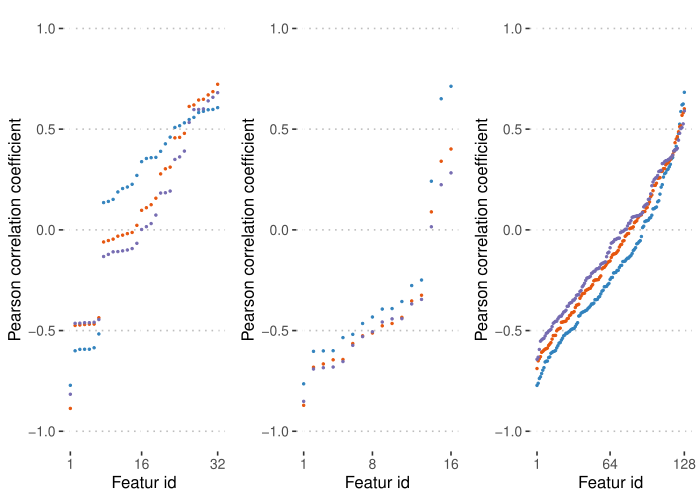

Reproduce this figure in R.
# load basic packages
source('R script/basicpackage.R')

library("circlize", lib.loc="C:/R-4.0.0/library")
library("gtools", lib.loc="C:/R-4.0.0/library")

mise()




##=============Load data
result_conv1 <- read_csv("Data set/set1/result_conv1.csv", # low-level feature conv1
                         col_names = FALSE)

result_conv2 <- read_csv("Data set/set1/result_conv2.csv", # low-level featuer conv2
                         col_names = FALSE)


result_embedding <- read_csv("Data set/set1/result_embedding.csv", # high-level feature embedding
                             col_names = FALSE)

X_hand <- read_csv("Data set/set1/X_hand.csv") # physical features 
X_hand$pos_slope <- X_hand$pos_slope %>% replace_na(0)

result_Conv1_embedding1 <- read_csv("R script/result_Conv1_embedding1.csv", 
                                    col_names = FALSE)


# index <- sample(1:5000, 5000, replace=FALSE) # permutation test
# result_conv1_per <- result_conv1[index,]


mat1 <- cor(result_conv1, X_hand) # correlation coefficient
mat2 <- cor(result_conv2, X_hand) # correlation coefficient
mat3 <- cor(result_embedding, X_hand) # correlation coefficient

mat4 <- cor(result_Conv1_embedding1, X_hand) 


#p2 <- pheatmap(coeff_conv1, color = colorRampPalette(rev(brewer.pal(n = 7, name =
#                                                                       "PuOr")))(100),
#               cutree_rows = 2)





##======Plot conv1 features
mat <- mat4
col_mat = rand_color(length(mat), transparency = 0.5)
col_mat[mat < 0.39 & mat>-0.39] = "#00000000"
col_mat[mat > 0.39
        
        
        ] = "#fee6ce"
col_mat[mat > 0.59] = "#fdae6b"
col_mat[mat > 0.79] = "#e6550d"
#col_mat[mat > 0.8] = "#e6550d"
#col_mat[mat > 0.9] = "#a63603"

col_mat[mat < -0.39] = "#deebf7"
col_mat[mat < -0.59] = "#9ecae1"
col_mat[mat < -0.79] = "#3182bd"
#col_mat[mat < -0.8] = "#3182bd"
#col_mat[mat < -0.9] = "#08519c"

dim(col_mat) = dim(mat)  # to make sure it is a matrix

chordDiagram(mat, col = col_mat)
circos.clear()




# scatter plots
index <- which(mat1 == max(mat1), arr.ind = TRUE)
pair_corr <- data.frame(result_conv1[,index[1]], X_hand[,index[2]] )

range01 <- function(x){(x-min(x))/(max(x)-min(x))}
pair_corr[,1] <- range01(pair_corr[,1])
pair_corr[,2] <- range01(pair_corr[,2])


p1 <- ggplot(pair_corr, aes(x = spectralSlope, y=X32)) + theme_pubclean() +
  
  
  geom_point(fill = "#3182bd",
             colour = "#3182bd",
             alpha = 0.1,
             size=0.3) +
  
  stat_density_2d(geom = "polygon", 
                  aes(fill = "HD",alpha = ..level..),
                  bins = 20,linetype = 2) +
  
  scale_fill_manual(values = c("#e6550d")) +
  
  # geom_smooth(method=lm, se=FALSE, fullrange=TRUE,color ="grey") + # linear regression
  # geom_quantile(quantiles = 0.5,color = "red") + # quantitle regression
  

  
  labs(x= "Spectral slope",
       y = "Deep acoustic feature")


p1
  
  


index <- which(mat2 == max(mat2), arr.ind = TRUE)
pair_corr <- data.frame(result_conv2[,index[1]], X_hand[,index[2]] )

range01 <- function(x){(x-min(x))/(max(x)-min(x))}
pair_corr[,1] <- range01(pair_corr[,1])
pair_corr[,2] <- range01(pair_corr[,2])


p2 <- ggplot(pair_corr, aes(x = spectralSlope, y=X15)) + theme_pubclean() +
  
  stat_density_2d(geom = "polygon", 
                  aes(fill = "HD",alpha = ..level..),
                  bins = 20,linetype = 2) +
  
  scale_fill_manual(values = c("#e6550d")) +
  
  # geom_smooth(method=lm, se=FALSE, fullrange=TRUE,color ="grey") + # linear regression
  # geom_quantile(quantiles = 0.5,color = "red") + # quantitle regression
  
  geom_point(fill = "#3182bd",
             colour = "#3182bd",
             alpha = 0.1,
             size=0.3) +
  
  labs(x= "Spectral slope",
       y = "Deep acoustic feature")
  
p2



index <- which(mat3 == max(mat3), arr.ind = TRUE)
pair_corr <- data.frame(result_embedding[,index[1]], X_hand[,index[2]] )

range01 <- function(x){(x-min(x))/(max(x)-min(x))}
pair_corr[,1] <- range01(pair_corr[,1])
pair_corr[,2] <- range01(pair_corr[,2])


p3 <- ggplot(pair_corr, aes(x = ratioLGLA, y=X70)) + theme_pubclean() +
  
  geom_point(fill = "#3182bd",
             colour = "#3182bd",
             alpha = 0.1,
             size=0.3) +
  
  stat_density_2d(geom = "polygon", 
                  aes(fill = "HD",alpha = ..level..),
                  bins = 10,linetype = 2) +
  
  scale_fill_manual(values = c("#e6550d")) +
  
  # geom_smooth(method=lm, se=FALSE, fullrange=TRUE,color ="grey") + # linear regression
  # geom_quantile(quantiles = 0.5,color = "red") + # quantitle regression
  

  
  labs(x= "Ratio LG/LA",
       y = "Deep acoustic feature")
p3


##Correlation coefficient with LA, LC, LG

noise_indicator <- X_hand[ c("LA", "ratioLGLA", "ratioLCLA") ]
noise_indicator$ratioLGLA <- noise_indicator$ratioLGLA * noise_indicator$LA
noise_indicator$ratioLCLA <- noise_indicator$ratioLCLA * noise_indicator$LA



cor_conv1 <- cor(result_conv1, noise_indicator) %>%
  as.data.frame()


p4 <- ggplot(cor_conv1) + theme_pubclean() + 
  
  geom_point( aes( x = 1:32, y=sort(LA) ),
              colour = "#3182bd",
              size = 0.5) + 
  
  geom_point( aes( x = 1:32, y=sort(ratioLCLA) ),
              colour =  "#e6550d",
              size = 0.5) +
  
  geom_point( aes( x = 1:32, y=sort(ratioLGLA) ),
              colour = "#756bb1",
              size = 0.5) + 
  
  scale_y_continuous(limits = c(-1, 1)) +
  
  scale_x_continuous(limits = c(1, 32),
                     breaks = c(1, 16, 32)) +
  
  labs(x = "Featur id",
       y = "Pearson correlation coefficient")



p4



cor_conv2 <- cor(result_conv2, noise_indicator) %>%
  as.data.frame()


p5 <- ggplot(cor_conv2) + theme_pubclean() + 
  
  geom_point( aes( x = 1:16, y=sort(LA) ),
              colour= "#3182bd",
              size = 0.5) + 

  
  geom_point( aes( x = 1:16, y=sort(ratioLCLA) ),
              colour= "#e6550d",
              size = 0.5) +
  
  geom_point( aes( x = 1:16, y=sort(ratioLGLA) ),
              colour= "#756bb1" ,
              size = 0.5) + 
  
  scale_y_continuous(limits = c(-1, 1)) +
  scale_x_continuous(limits = c(1, 16),
                     breaks = c(1, 8, 16)) +
  
  labs(x = "Featur id",
       y = "Pearson correlation coefficient")



p5





cor_embedding <- cor(result_embedding, noise_indicator) %>%
  as.data.frame()


p6 <- ggplot(cor_embedding) + theme_pubclean() + 
  
  geom_point( aes( x = 1:128, y=sort(LA) ),
              colour= "#3182bd",
              size = 0.5) + 
  
  
  geom_point( aes( x = 1:128, y=sort(ratioLCLA) ),
              colour=  "#e6550d",
              size = 0.5) +
  
  geom_point( aes( x = 1:128, y=sort(ratioLGLA) ),
              colour= "#756bb1",
              size = 0.5) +
  
  scale_y_continuous(limits = c(-1, 1)) +
  scale_x_continuous(limits = c(1, 128),
                     breaks = c(1,  64,  128)) +
  
  labs(x = "Featur id",
       y = "Pearson correlation coefficient")
  


p6



spp1 <- ggarrange(p4,p5,p6,
                  labels = c("", ""),
                  align = c("v"),
                  ncol = 3,nrow = 1,
                  widths = c(1, 1),
                  heights = c(1, 1))
spp1
